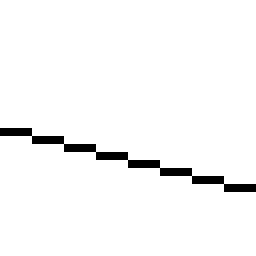
#> input picture img/line64x64_horiz_r.png, 32 x 32 px (shown 8 times larger); the run also reads 1 picture not shown here
$ jupyter execute fht.ipynb   (shell and % lines are left out)
#> lines starting #> are read from the running program, lines starting #| are printed output that depends on the picture; after the words box and inside, x2 and y2 are one past the last pixel; in counts of white or black regions, pixels touching at a corner belong together
[cell 1]
import numpy as np
import cv2 as cv
import matplotlib.pyplot as plt
import copy

[cell 2]
def normalize(img):
    height = img.shape[0]
    length = img.shape[1]
    channels = img.shape[2]

    res = np.array([ [ [np.uint8(0)] * channels for i in range(length)] for j in range(height)])
    for c in range(img.shape[2]):
        max = 0
        for i in range(img.shape[0]):
            for j in range(img.shape[1]):
                if max < img[i][j][c]:
                    max = img[i][j][c]
        for i in range(img.shape[0]):
            for j in range(img.shape[1]):
                res[i][j][c] = np.uint8(round(img[i][j][c] / max * 255))

    return res

def detector_max(himg):
    height = himg.shape[0]
    length = himg.shape[1]
    channels = himg.shape[2]
    max = 0
    a = 0
    maxx = 0
    maxy = 0
    for i in range(height):
        for j in range(length):
            a = 0
            for c in range(channels):
                a += himg[i][j][c]
            if (a > max):
                max = a
                maxx = i
                maxy= j
        #print(">>", i, j, maxx, maxy)
    return maxx, maxy

def detector_min(himg):
    height = himg.shape[0]
    length = himg.shape[1]
    channels = himg.shape[2]
    min = 255 * 3
    a = 0
    minx = 0
    miny = 0
    for i in range(height):
        for j in range(length):
            a = 0
            for c in range(channels):
                a += himg[i][j][c]
            if (a < min):
                min = a
                minx = i
                miny= j
        #print(i, j)
    return minx, miny

[cell 3]
def FHT_vert_r(img):
    height = img.shape[0]
    length = img.shape[1]
    channels = img.shape[2]

    hough_Img = np.array([ [ [0] * channels for i in range(length)] for j in range(height)])
    if(length == 1):
        return img
    left = []
    right = []
    for i in range(height):
        left.append(img[i][:(length // 2)])
        right.append(img[i][(length // 2):])
    left = FHT_vert_r(np.array(left))
    right = FHT_vert_r(np.array(right))
    for ch in range(channels):
        for i in range(0, length, 2):
            shift = i // 2
            for j in range(height):
                index = (j + shift) % height
                hough_Img[j][i][ch] = int(left[j][i // 2][ch]) + int(right[index][i // 2][ch])
                index = (j + shift + 1) % height
                hough_Img[j][i + 1][ch] = int(left[j][i // 2][ch]) + int(right[index][i // 2][ch])
    return hough_Img

[cell 4]
def reflect_y(img):
    img = copy.deepcopy(img)
    for i in range(img.shape[0] // 2):
        tmp = copy.deepcopy(img[i])
        img[i] = img[img.shape[0] - i - 1]
        img[img.shape[0] - i - 1] = tmp
    return img

def reflect_x(img):
    img = copy.deepcopy(img)
    for i in range(img.shape[0]):
        img[i] = reflect_y(img[i])
    return img

[cell 5]
def FHT(img, direction='all'):
    height = img.shape[0]
    length = img.shape[1]
    channels = img.shape[2]

    if(direction == 'all' or direction == 'vr'):
        hough_vr = FHT_vert_r(img)
        ret = hough_vr

    if(direction == 'all' or direction == 'vl'):
        hough_vl = reflect_x(reflect_y(FHT_vert_r(reflect_y(img))))
        #hough_vl = (FHT_vert_r(reflect_x(img)))
        ret = hough_vl

    if(direction == 'all' or direction == 'hd'):
        #hough_hd = reflect_y(np.transpose((FHT_vert_r(np.transpose(reflect_y(img) ,(1, 0, 2)))), (1, 0, 2)))
        #hough_hd = np.transpose(hough_hd, (1, 0, 2))
        #hough_hd = ((FHT_vert_r(np.transpose(reflect_y(img) ,(1, 0, 2)))) )
        hough_hd = np.transpose(reflect_y(FHT_vert_r(reflect_y(np.transpose(img ,(1, 0, 2))))), (1, 0, 2))

        #hough_hd = reflect_y(hough_hd)
        #hough_hd = reflect_x(hough_hd)

        #поворот на 90 против ч
        hough_hd = np.transpose(hough_hd, (1, 0, 2))
        hough_hd = reflect_y(hough_hd)

        ret = hough_hd

    if(direction == 'all' or direction == 'hu'):
        hough_hu = np.transpose(FHT_vert_r(np.transpose(img, (1, 0, 2))), (1, 0, 2))
        hough_hu = reflect_y(hough_hu) #????
        #поворот на 90 против ч
        hough_hu = np.transpose(hough_hu, (1, 0, 2))
        hough_hu = reflect_y(hough_hu)
        #hough_hu = FHT_vert_r(np.transpose(img, (1, 0, 2)))
        #hough_hu = reflect_x(hough_hu)
        ret = hough_hu

    if(direction == 'all'):
        hough_all = np.array([ [ [0] * channels for i in range(4 * length)] for j in range(height)])
        #ough_all[:height] = hough_vr
        #ough_all[height:(2 * height)] = hough_vl
        #ough_all[(2 * height):(3 * height)] = hough_hd
        #ough_all[(3 * height):(4 * height)] = hough_hu

        for i in range(height):
            hough_all[i][:length] = (hough_vl[i])
            hough_all[i][length:(2 * length)] = hough_vr[i]
            hough_all[i][(2 * length):(3 * length)] = hough_hu[i]
            hough_all[i][(3 * length):(4 * length)] = hough_hd[i]
        """
        hough_all = np.array([ [ [0] * channels for i in range(2 * length)] for j in range(2 * height)])
        #ough_all[:height] = hough_vr
        for i in range(height):
            hough_all[i][:length] = hough_hu[i]
            hough_all[i][length:] = hough_hd[i]
            hough_all[i + height][:length] = hough_vl[i]
            hough_all[i + height][length:] = hough_vr[i]
        """
        ret = hough_all

    return normalize(ret)

[cell 6]
img1 = cv.imread("./img/line64x64_horiz_r.png")
#> img1 is the input picture: shape (32, 32, 3); 96.9% white; black in thin lines or dots, all inside (x1, y1, x2, y2) = (0, 16, 32, 24)
img2 = cv.imread("./img/line64x64_horiz_l.png")
img3 = cv.imread("./img/line64x64_l.png")
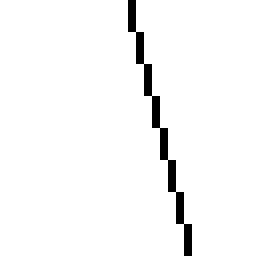
#> input picture img/line64x64_l.png, 32 x 32 px (shown 8 times larger)
#> img3 is the input picture: shape (32, 32, 3); 96.9% white; black in thin lines or dots, all inside (x1, y1, x2, y2) = (16, 0, 24, 32)
img4 = cv.imread("./img/line64x64.png")
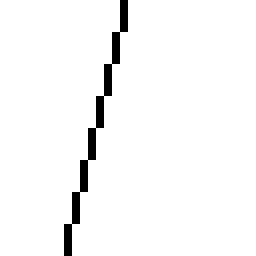
#> input picture img/line64x64.png, 32 x 32 px (shown 8 times larger)
#> img4 is the input picture: shape (32, 32, 3); 96.9% white; black in thin lines or dots, all inside (x1, y1, x2, y2) = (8, 0, 16, 32)
#img1 = img2 = img3 = img4 = cv.imread("./img/qqq.png")
window = 1
img=img4
# [4 lines of commented-out code are left out]
img = cv.imread("./img/bundle.png")
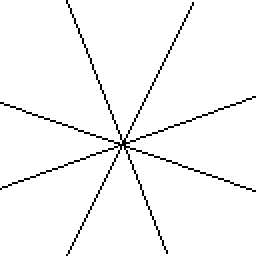
#> input picture img/bundle.png, 128 x 128 px (shown 2 times larger)
#> img is the input picture: shape (128, 128, 3); 96.9% white; black in thin lines or dots
#img = cv.imread("./img/qqq.png")
#img = normalize(cv.blur(normalize(cv.Laplacian(img,cv.CV_64F)),(window ,window )))
img = normalize(cv.Laplacian(img, cv.CV_64F))
#> after the loop in normalize, `for c in range(img.shape[2]):`:
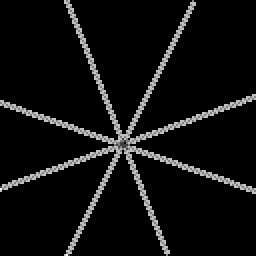
#> res: shape (128, 128, 3) (shown 2 times larger); min 0, max 255, mean 15.4

#print(type(img[47][17][0]))
plt.imshow(img)

[cell 7]
himg = FHT(img, direction ='all')
#> after the loop in FHT_vert_r, `for i in range(height):`: left = 128 items
#> in FHT_vert_r (call 7), `left = FHT_vert_r(np.array(left))`: left = 128 rows, first 8: [0, 0, 0], [0, 0, 0], [0, 0, 0], [0, 0, 0], [0, 0, 0], [0, 0, 0], [0, 0, 0], [0, 0, 0]
#> in FHT_vert_r (call 7), `right = FHT_vert_r(np.array(right))`: right has the same summary as left
#> in FHT_vert_r (call 10), `right = FHT_vert_r(np.array(right))`: right has the same summary as left
#> in FHT_vert_r (call 14), `right = FHT_vert_r(np.array(right))`: right has the same summary as left
#> in FHT_vert_r (call 17), `right = FHT_vert_r(np.array(right))`: right has the same summary as left
#> in FHT_vert_r (call 22), `right = FHT_vert_r(np.array(right))`: right has the same summary as left
#> in FHT_vert_r (call 25), `right = FHT_vert_r(np.array(right))`: right has the same summary as left
#> in FHT_vert_r (call 29), `right = FHT_vert_r(np.array(right))`: right has the same summary as left
#> in FHT_vert_r (call 32), `right = FHT_vert_r(np.array(right))`: right has the same summary as left
#> in FHT_vert_r (call 38), `right = FHT_vert_r(np.array(right))`: right has the same summary as left
#> after the loop in FHT_vert_r (call 2), `for ch in range(channels):`:
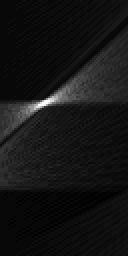
#> hough_Img: shape (128, 64, 3) int64 (shown 2 times larger); min 193, max 10031, mean 998; drawn with min black and max white
#> after the loop in FHT_vert_r, `for ch in range(channels):`:
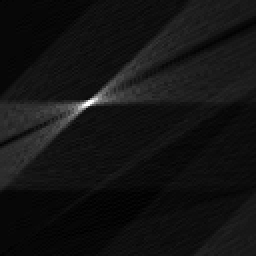
#> hough_Img: shape (128, 128, 3) int64 (shown 2 times larger); min 449, max 20253, mean 1972; drawn with min black and max white
#> after the loop in reflect_y, `for i in range(img.shape[0] // 2):`: img: shape (128, 128, 3); 16.72% of pixels changed, all inside (x1, y1, x2, y2) = (0, 0, 128, 128)
#> after the loop in FHT, `for i in range(height):`:
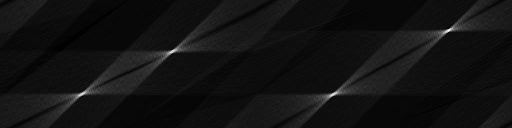
#> hough_all: shape (128, 512, 3) int64; min 256, max 23877, mean 1972; drawn with min black and max white
plt.imshow(himg)
cv.imwrite("res.png", himg)
#> Out = True
#himg[4][277]

[cell 8]
point1 = detector_max(himg)
#> after the loop in detector_max, `for i in range(height):`: max = 765; maxx = 30; maxy = 448
#> point1 = (30, 448)
print(point1[0], point1[1])
#| 30 448

[cell 9]
def rd(n):
    if((n - int(n)) >= 0.5):
        return (int(n)+1)
    else:
        return int(n)

from math import log2
"""
def draw_horiz_up(img, s, t, color):
    p = int(log2(img.shape[0]))
    t_bytes = np.zeros(p, dtype=int)
    for i in range(p):
        t_bytes[i] = t % 2
        t = t // 2
    for x in range(img.shape[0]):
        y = 0
        for k in range(len(t_bytes)):
            y += t_bytes[k] * rd(2 ** k * x/ (img.shape[0] - 1))
        y += s
        y = y % img.shape[0]
        img[x][y] = np.uint8(color)
    return img

def draw_horiz_dwn(img, s, t, color):
    p = int(log2(img.shape[0]))
    t_bytes = np.zeros(p, dtype=int)
    for i in range(p):
        t_bytes[i] = t % 2
        t = t // 2
    for x in range(img.shape[0]):
        y = 0
        for k in range(len(t_bytes)):
            y -= t_bytes[k] * rd(2 ** k * x/ (img.shape[0] - 1))
        y += s
        y = y % img.shape[0]
        img[x][y] = np.uint8(color)
    return img


"""
def draw_vert_r(img, s, t, color):
    p = int(log2(img.shape[0]))
    t_bytes = np.zeros(p, dtype=int)
    for i in range(p):
        t_bytes[i] = t % 2
        t = t // 2
    for y in range(img.shape[0]):
        x = 0
        for k in range(len(t_bytes)):
            x += t_bytes[k] * rd(2 ** k * y/ (img.shape[0] - 1))
        x += s
        x = x % img.shape[0]
        img[x][y] = np.uint8(color)
    return img

def draw_vert_l(img, s, t, color):
    p = int(log2(img.shape[0]))
    t_bytes = np.zeros(p, dtype=int)
    for i in range(p):
        t_bytes[i] = t % 2
        t = t // 2
    for y in range(img.shape[0]):
        x = 0
        for k in range(len(t_bytes)):
            x -= t_bytes[k] * rd(2 ** k * y/ (img.shape[0] - 1))
        x += s
        x = x % img.shape[0]
        img[x][y] = np.uint8(color)
    return img

def drawline(img, point, color):
    length = img.shape[1]
    height = img.shape[0]
    canvas = copy.deepcopy(img)
    if(point[1] in range(length)):
        # [5 lines of commented-out code are left out]
        canvas = reflect_y(canvas)

        canvas = draw_vert_r(canvas, height - point[0] - 1, height - point[1], color)
        plt.imshow(canvas)
        canvas = reflect_y(canvas)
        #canvas = np.transpose(canvas, (1, 0, 2))
        #canvas = reflect_y(canvas)
        #canvas = np.transpose(canvas, (1, 0, 2))
    if(point[1] in range(length, 2 * length)):
        canvas = draw_vert_r(canvas, point[0], point[1], color)
    if(point[1] in range(length * 2, 3 * length)):
        #canvas = draw_horiz_up(canvas, height - (point[1] - 2 * length), point[0], color)
        canvas = np.transpose(canvas, (1, 0, 2))
        canvas = reflect_y(canvas)
        #canvas = draw_vert_l(canvas,  point[0], height - point[1] - 1, color)

        canvas = reflect_y(canvas)
        canvas = draw_vert_r(canvas, height - point[0] - 1, height - point[1] - 1, color)
        #plt.imshow(canvas)
        canvas = reflect_y(canvas)

        canvas = reflect_y(canvas)
        canvas = np.transpose(canvas, (1, 0, 2))
    if(point[1] in range(length * 3, 4 * length)):
        canvas = np.transpose(canvas, (1, 0, 2))
        canvas = reflect_y(canvas)
        canvas = draw_vert_r(canvas, point[0], point[1], color)
        plt.imshow(canvas)
        canvas = reflect_y(canvas)
        canvas = np.transpose(canvas, (1, 0, 2))
    return canvas

[cell 10]
resimg = drawline(img, point1, (193, 0, 32))
plt.imshow(resimg)

[cell 11]
def supp_point(img, x, y, sq_size = 1, color = (0, 0, 0)):
    img = copy.deepcopy(img)
    for i in range (x - sq_size, x + sq_size + 1, 1):
        for j in range (y - sq_size, y + sq_size + 1, 1):
            if(i >= 0 and i <= img.shape[0] and j >= 0 and j <= img.shape[1]):
                img[i][j] = color
    return img

himg_supp = supp_point(himg, point1[0], point1[1], sq_size = 8)
#> after the loop in supp_point, `for i in range (x - sq_size, x + sq_size + 1, 1):`:
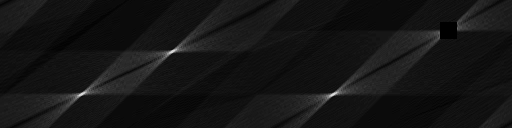
#> img: shape (128, 512, 3); min 0, max 221, mean 20.8
plt.imshow(himg_supp)

point2 = detector_min(himg_supp)
#> after the loop in detector_min, `for i in range(height):`: min = 0; minx = 22; miny = 440
#> point2 = (22, 440)
print(point2[0], point2[1])
#| 22 440

[cell 12]
resimg = drawline(resimg, point2, (193, 0, 32))
plt.imshow(resimg)

[cell 13]
himg_supp = supp_point(himg_supp, point2[0], point2[1], sq_size = 8)
#> after the loop in supp_point (call 2), `for i in range (x - sq_size, x + sq_size + 1, 1):`: img: shape (128, 512, 3); 0.32% of pixels changed, all inside (x1, y1, x2, y2) = (432, 14, 449, 31)
plt.imshow(himg_supp)

point3 = detector_max(himg_supp)
#> point3 = (94, 333)
print(point3[0], point3[1])
#| 94 333

[cell 14]
resimg = drawline(resimg, point3, (193, 0, 32))
plt.imshow(resimg)

[cell 15]
himg_supp = supp_point(himg_supp, point3[0], point3[1], sq_size = 8)
#> call 3 of supp_point, with x = 94, y = 333, sq_size = 8, color = (0, 0, 0)
#> after the loop in supp_point (call 3), `for i in range (x - sq_size, x + sq_size + 1, 1):`:
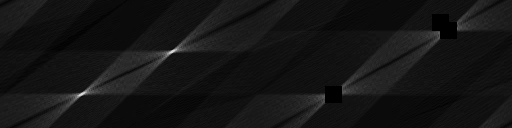
#> img: shape (128, 512, 3); min 0, max 217, mean 20.5
plt.imshow(himg_supp)

[cell 16]
point4 = detector_max(himg_supp)
#> point4 = (95, 79)
print(point4[0], point4[1])
#| 95 79

resimg = drawline(resimg, point4, (193, 0, 32))
#> call 4 of drawline, with point = (95, 79), color = (193, 0, 32)
#> in drawline (call 4), `canvas = reflect_y(canvas)`:
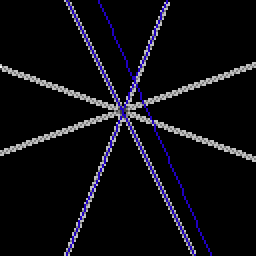
#> canvas: shape (128, 128, 3) (shown 2 times larger); mean of channels 0, 1, 2 17.1, 12.6, 13.3; drawn as B, G, R
plt.imshow(resimg)

[cell 17]
point2 = detector_max(himg)
print(point2[0], point2[1])
#| 30 448

[cell 18]
resimg = draw_vert_l(resimg, point2[0], 127 - point2[1], (193, 0, 32))
plt.imshow(resimg)

[cell 19]
img = draw_vert_l(img, point2[0], 127 - point2[1], (0, 0, 0))
img = draw_vert_l(img, point2[0], 127 - point2[1] + 1, (0, 0, 0))
#> after the loop in draw_vert_l (call 3), `for y in range(img.shape[0]):`: img: shape (128, 128, 3); min 0, max 255, mean 15.3
img = draw_vert_l(img, point2[0], 127 - point2[1] - 1, (0, 0, 0))
#> after the loop in draw_vert_l (call 4), `for y in range(img.shape[0]):`: img: shape (128, 128, 3); min 0, max 255, mean 15.3
img = draw_vert_l(img, point2[0], 127 - point2[1] + 2, (0, 0, 0))
img = draw_vert_l(img, point2[0], 127 - point2[1] - 2, (0, 0, 0))
plt.imshow(img)

[cell 20]
himg = FHT(img, direction ='all')
plt.imshow(himg)

[cell 21]
point3 = detector_max(himg)
print(point3[0], point3[1])
#| 30 448
